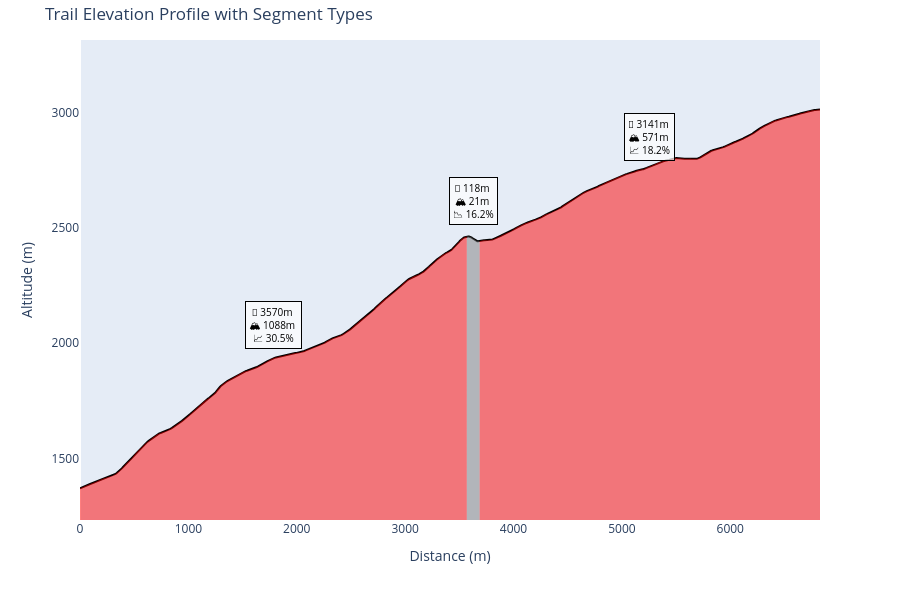

Notebook code for this chart:
### Code cell
plot_elevation_profile(df_parquet, 8388863, smooth_window=20)
